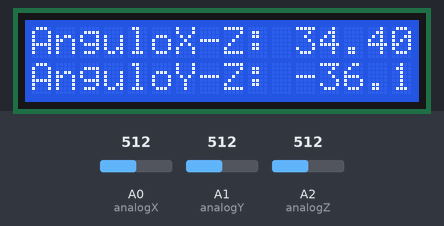
Bench run of a sketch on a simulated Arduino Uno, built with avr-gcc and run on an emulated ATmega328P. Shown: 16×2 character LCD. The test bench sets the inputs (shaded band); at power-on: A0 (analogX) = 512, A1 (analogY) = 512, A2 (analogZ) = 512. What the sketch prints to the serial monitor is not drawn.

Above: at 1.2 s.
1.3 s: A0 (analogX) set to 716
At 3.1 s:
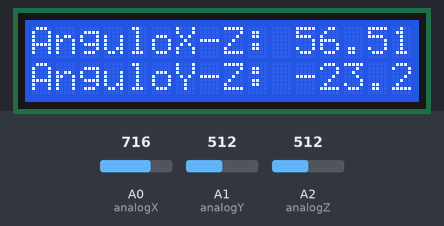
3.4 s: A1 (analogY) set to 716
At 4.9 s:
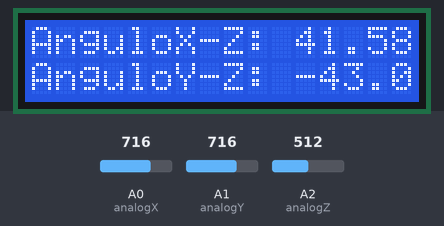
5.2 s: A2 (analogZ) set to 716
At 6.7 s:
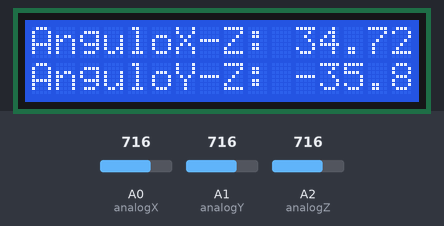
7.0 s: A0 (analogX) set to 900
At 8.6 s:
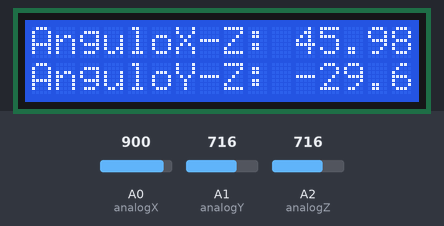
8.9 s: A1 (analogY) set to 900
At 10.3 s:
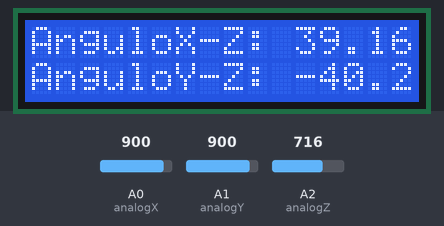
10.7 s: A2 (analogZ) set to 900
At 11.6 s:
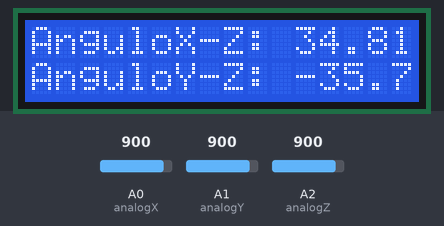
Timing chart, 0 to 13.3 s (numbered marks = the images above; inputs shaded):
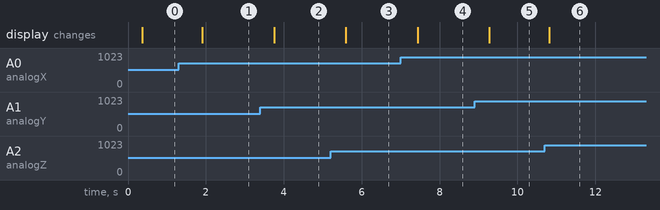

Measured:
- after the input at 1.3 s, the display: changes after 0.61 s (image 1)
- after the input at 3.4 s, the display: changes after 0.35 s (image 2)
- after the input at 5.2 s, the display: changes after 0.39 s (image 3)
- after the input at 7.0 s, the display: changes after 0.44 s (image 4)
- after the input at 8.9 s, the display: changes after 0.38 s (image 5)
- after the input at 10.7 s, the display: changes after 0.11 s (image 6)

The sketch:

acelerometro.ino
```cpp
//Este programa puede cumplir con 3 funciones:
//1. Muestra las componentes de la aceleración correspondiente a cada eje
//2. Muestra el ángulo de rotación de los ejes X y Y
//3. Muestra el ángulo entre el eje Z y la vertical a partir de las aceleraciones en X y Y.
#include <LiquidCrystal.h> //Incluimos la librería para controlar la LCD.
#include <math.h> //Incluimos esta librería para poder utilizar las funciones trigonométricas
int analogX=A0, analogY=A1, analogZ=A2; //Declaramos los pines analógicos de entradas con sus respectivas variables
float val1=0,val2=0,val3=0, incx=0, incy=0; // Estas variables auxiliares ayudarán a manejar los cálculos.
LiquidCrystal lcd(12,11,5,4,3,2); //Se inicializan los pins para la LCD.
void setup() {
    Serial.begin(9600);  // Se inicializa el monitor serial
    lcd.begin(16,2);  //Configuramos el número de columnas y número de filas de la LCD.
}

void loop() {
  val1=analogRead(analogX);//Lectura del eje x
  delay(100);
  val2=analogRead(analogY);// Lectura del eje Y
  delay(100);
  val3=analogRead(analogZ);// Lectura del eje Z
  delay(100);

  //Componentes de la aceleración (fracciones de g)
  val1=val1*100;// Multiplicamos los valores por 100 para tener un mapeo más correcto
  val1=map(val1, 27400,41200, -9800, 9800 );//Asociamos los límites con la aceleración 1 g igual a 9.8 m*s^-2
  val1=val1/1000;// Dividimos los resultados para obtener la aceleración correcta.
  val2= val2*100;
  val2= map(val2, 27000,40600,9800,-9800);
  val2=val2/1000;
  val3= val3*100;
  val3= map(val3, 27200,40900,9800,-9800);
  val3=val3/1000;

  /*
  //Ángulo de rotación
  val1=map(val1,273,410,-90,90); // Asociamos los límites con los ángulos máximo y mínimo
  val2=map(val2,264,405,-90,90);
  */


  //Ángulo de inclinación
  incx= atan(val1/sqrt(pow(val2,2) + pow(val3,2)))*(180.0/3.14);//Con esta fórmula encontramos el ángulo de inclinación
  incy= atan(val2/sqrt(pow(val1,2) + pow(val3,2)))*(180.0/3.14);// utilizando las aceleraciones
  Serial.print(" (X,Z): ");// Ángulo de Z con respecto a la vertical
  Serial.print(incx);
  Serial.print("\t");
  Serial.print(" (Y,Z): ");
  Serial.println(incy);
  lcd.setCursor(0,0);// Impresión de los resultados en el LCD
  lcd.print("AnguloX-Z:");
  lcd.setCursor(11,0);//
  lcd.print(incx);
  lcd.setCursor(0,1);
  lcd.print("AnguloY-Z:" ); //
  lcd.setCursor(11,1);
  lcd.print(incy);

  /*
  // Para mostrar los resultados en el serial monitor
  Serial.print(" X: ");
  Serial.print(val1);
  Serial.print("\t");
  Serial.print(" Y: ");
  Serial.print(val2);
  Serial.print("\t");
  Serial.print(" Z: ");
  Serial.println(val3);
  */


}
```
